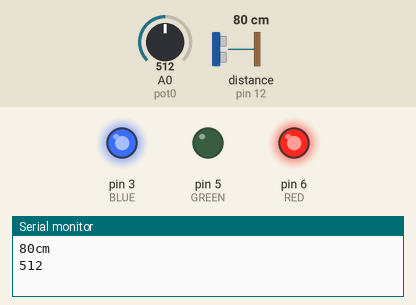
Recording of a sketch running on a simulated Arduino Uno, built with avr-gcc and run on an emulated ATmega328P. On the bench: output pins drawn as LEDs (lit = HIGH), the last lines printed to the serial monitor. The inputs (shaded band) are chosen by the test bench; at power-on: distance to the obstacle (sensor on pin 12) 80 cm, A0 (pot0) = 512. The echo pulse lasts 58.3 µs per cm.

Above: at 2.2 s.
2.3 s: distance to the obstacle (sensor on pin 12) set to 130 cm
At 2.9 s:
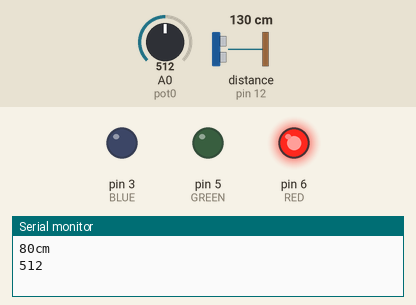
7.4 s: distance to the obstacle (sensor on pin 12) set to 137 cm
At 8.0 s:
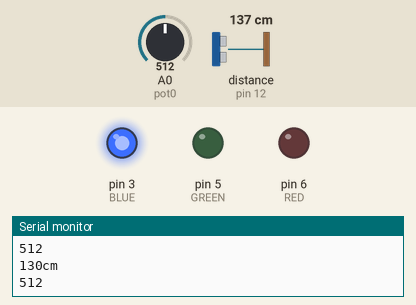
At 9.1 s:
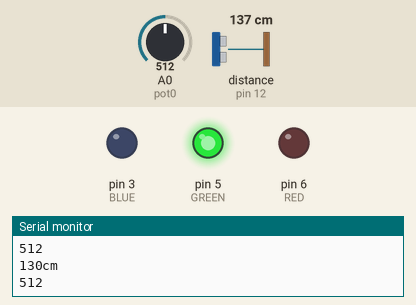
Timing chart, 0 to 10.6 s (numbered marks = the images above; inputs shaded):
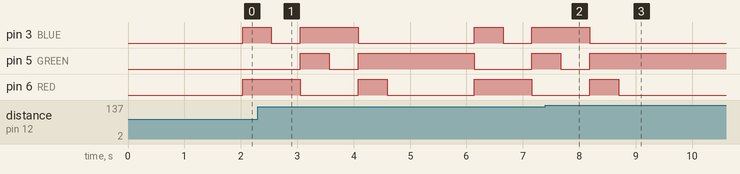

The sketch:

Compilacio.ino
```cpp
#include "SR04.h"
#define TRIG_PIN 12
#define ECHO_PIN 11
SR04 sr04 = SR04(ECHO_PIN,TRIG_PIN);
long a;
const byte BLUE = 3;
const byte GREEN = 5;
const byte RED = 6;
int redValue;
int greenValue;
int blueValue;
const byte pot0 = A0;         // donar nom al pin A0 de l’Arduino

unsigned long velocitat = 100;          // velocitat de l'acció en ms
int valPot0;                 // guardar valor del potenciometre

void setup() {
   Serial.begin(9600);
   delay(1000);
   pinMode(RED, OUTPUT);
pinMode(GREEN, OUTPUT);
pinMode(BLUE, OUTPUT);
digitalWrite(RED, LOW);
digitalWrite(GREEN, LOW);
digitalWrite(BLUE, LOW);
}

void loop() {

  #define delayTime 10 // fading time between colors
   a=sr04.Distance();
   Serial.print(a);
   Serial.println("cm");
   delay(1000);

   if (a >= 0 && a < 10)
{
analogWrite(RED, 255);
analogWrite(GREEN, 0);
analogWrite(BLUE, 255);
 delay(500);
 analogWrite(RED, 255);
analogWrite(GREEN, 0);
analogWrite(BLUE, 0);
}
if (a >= 10 && a < 20)
{
  analogWrite(RED, 0);
analogWrite(GREEN, 255);
analogWrite(BLUE, 255);
delay(500);
 analogWrite(RED, 0);
analogWrite(GREEN, 0);
analogWrite(BLUE, 255);
}
if (a >= 20 && a < 30)
{
  analogWrite(RED, 255);
analogWrite(GREEN, 255);
analogWrite(BLUE, 0);
delay(500);
 analogWrite(RED, 0);
analogWrite(GREEN, 255);
analogWrite(BLUE, 0);

}
if(a >= 30 && a <= 134)
{
   valPot0 = analogRead(pot0);   // llegir valor del potenciòmetre
  Serial.println(valPot0);
  velocitat =  valPot0;     // actualitzar velocitat amb el valor del potenciòmetre
  analogWrite(RED, 255);
analogWrite(GREEN, 0);
analogWrite(BLUE, 255);
 delay(velocitat);
 analogWrite(RED, 255);
analogWrite(GREEN, 0);
analogWrite(BLUE, 0);
delay(velocitat);
 analogWrite(RED, 0);
analogWrite(GREEN, 255);
analogWrite(BLUE, 255);
delay(velocitat);
 analogWrite(RED, 0);
analogWrite(GREEN, 0);
analogWrite(BLUE, 255);
delay(velocitat);
analogWrite(RED, 255);
analogWrite(GREEN, 255);
analogWrite(BLUE, 0);
delay(velocitat);
 analogWrite(RED, 0);
analogWrite(GREEN, 255);
analogWrite(BLUE, 0);
delay(velocitat);
}
}
```

Measured:
- the behaviour switches between 134 and 135 cm on distance to the obstacle (sensor on pin 12) (found by bisection; images 1 and 2)
- after the input at 7.4 s, pin 3 (BLUE): goes on until 8.2 s, then stays LOW; pin 5 (GREEN): goes on until 8.2 s, then stays HIGH; pin 6 (RED): goes on until 8.7 s, then stays LOW
